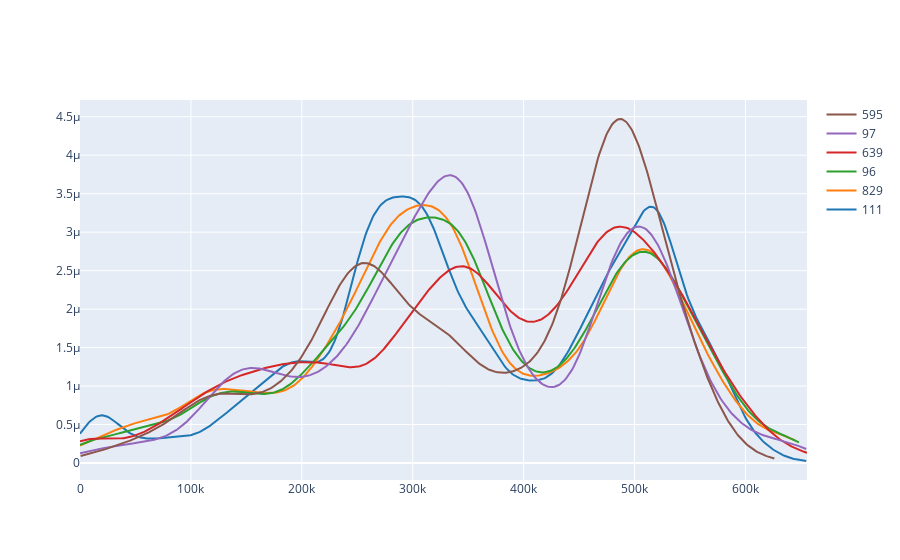

Source (notebook cell):
### Code cell
x7 = no_111['DistanceLtd'].fillna(method = 'ffill').dropna()
x8 = no_829['DistanceLtd'].fillna(method = 'ffill').dropna()
x9 = no_96['DistanceLtd'].fillna(method = 'ffill').dropna()
x10 = no_639['DistanceLtd'].fillna(method = 'ffill').dropna()
x11 = no_97['DistanceLtd'].fillna(method = 'ffill').dropna()
x12 = no_596['DistanceLtd'].fillna(method = 'ffill').dropna()
#x13 = no_929['DistanceLtd'].fillna(method = 'ffill').dropna()

hist_data_no = [x7, x8, x9, x10, x11, x12]
group_labels_no = ['111', '829', '96', '639', '97', '595']


fig_no = ff.create_distplot(hist_data_no, group_labels_no, show_hist=False, show_rug=False)


fig_no.show()

### Figure 1 — Plotly figure (JSON) as saved in the notebook; plotly's stock layout.template omitted (floating-point values rounded to 4 significant figures; data arrays with more than 128 entries replaced by an {"elided": "..."} marker saying what was removed)
{"data": [{"legendgroup": "111", "marker": {"color": "rgb(31, 119, 180)"}, "mode": "lines", "name": "111", "showlegend": true, "type": "scatter", "x": {"elided": "500 float values"}, "xaxis": "x", "y": {"elided": "500 float values"}, "yaxis": "y"}, {"legendgroup": "829", "marker": {"color": "rgb(255, 127, 14)"}, "mode": "lines", "name": "829", "showlegend": true, "type": "scatter", "x": {"elided": "500 float values"}, "xaxis": "x", "y": {"elided": "500 float values"}, "yaxis": "y"}, {"legendgroup": "96", "marker": {"color": "rgb(44, 160, 44)"}, "mode": "lines", "name": "96", "showlegend": true, "type": "scatter", "x": {"elided": "500 float values"}, "xaxis": "x", "y": {"elided": "500 float values"}, "yaxis": "y"}, {"legendgroup": "639", "marker": {"color": "rgb(214, 39, 40)"}, "mode": "lines", "name": "639", "showlegend": true, "type": "scatter", "x": {"elided": "500 float values"}, "xaxis": "x", "y": {"elided": "500 float values"}, "yaxis": "y"}, {"legendgroup": "97", "marker": {"color": "rgb(148, 103, 189)"}, "mode": "lines", "name": "97", "showlegend": true, "type": "scatter", "x": {"elided": "500 float values"}, "xaxis": "x", "y": {"elided": "500 float values"}, "yaxis": "y"}, {"legendgroup": "595", "marker": {"color": "rgb(140, 86, 75)"}, "mode": "lines", "name": "595", "showlegend": true, "type": "scatter", "x": {"elided": "500 float values"}, "xaxis": "x", "y": {"elided": "500 float values"}, "yaxis": "y"}], "layout": {"barmode": "overlay", "hovermode": "closest", "legend": {"traceorder": "reversed"}, "xaxis": {"anchor": "y2", "domain": [0, 1], "zeroline": false}, "yaxis": {"anchor": "free", "domain": [0, 1], "position": 0}}}
